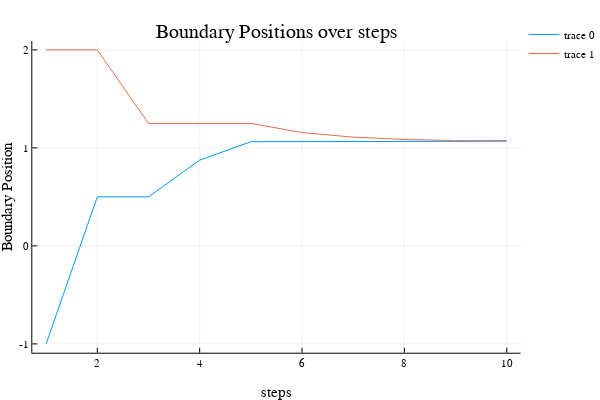

The notebook cell this image was saved under:
### Code cell
plot(transpose(endpoints_M_f),label=["Right Boundary","Left Boundary"])
plot!(title="Boundary Positions over steps"
    ,xlabel="steps",ylabel="Boundary Position")

### Figure 1 — Plotly figure (JSON) as saved in the notebook; plotly's stock layout.template omitted (floating-point values rounded to 4 significant figures)
{"data": [{"colorbar": {"title": ""}, "hoverinfo": "text", "legendgroup": ["Right Boundary", "Left Boundary"], "line": {"color": "rgba(0, 154, 250, 1.000)", "dash": "solid", "shape": "linear", "width": 1}, "mode": "lines", "name": ["Right Boundary", "Left Boundary"], "showlegend": true, "text": [null, null, null, null, null, null, null, null, null, null], "type": "scatter", "x": [1, 2, 3, 4, 5, 6, 7, 8, 9, 10], "xaxis": "x1", "y": [-1, 0.5, 0.5, 0.875, 1.062, 1.062, 1.062, 1.062, 1.062, 1.068], "yaxis": "y1", "zmax": null, "zmin": null}, {"colorbar": {"title": ""}, "hoverinfo": "text", "legendgroup": ["Right Boundary", "Left Boundary"], "line": {"color": "rgba(227, 111, 71, 1.000)", "dash": "solid", "shape": "linear", "width": 1}, "mode": "lines", "name": ["Right Boundary", "Left Boundary"], "showlegend": true, "text": [null, null, null, null, null, null, null, null, null, null], "type": "scatter", "x": [1, 2, 3, 4, 5, 6, 7, 8, 9, 10], "xaxis": "x1", "y": [2, 2, 1.25, 1.25, 1.25, 1.156, 1.109, 1.086, 1.074, 1.074], "yaxis": "y1", "zmax": null, "zmin": null}], "layout": {"annotations": [{"font": {"color": "rgba(0, 0, 0, 1.000)", "family": "sans-serif", "size": 20}, "rotation": 0, "showarrow": false, "text": "Boundary Positions over steps", "x": 0.5275, "xanchor": "center", "xref": "paper", "y": 1, "yanchor": "top", "yref": "paper"}], "height": 400, "legend": {"bgcolor": "rgba(255, 255, 255, 1.000)", "bordercolor": "rgba(0, 0, 0, 1.000)", "font": {"color": "rgba(0, 0, 0, 1.000)", "family": "sans-serif", "size": 11}, "tracegroupgap": 0, "x": 1, "y": 1}, "margin": {"b": 20, "l": 0, "r": 0, "t": 20}, "paper_bgcolor": "rgba(255, 255, 255, 1.000)", "plot_bgcolor": "rgba(255, 255, 255, 1.000)", "showlegend": true, "width": 600, "xaxis": {"anchor": "y1", "domain": [0.06165, 0.9934], "gridcolor": "rgba(0, 0, 0, 0.100)", "gridwidth": 0.5, "linecolor": "rgba(0, 0, 0, 1.000)", "mirror": false, "range": [0.73, 10.27], "showgrid": true, "showline": true, "showticklabels": true, "tickangle": 0, "tickcolor": "rgb(0, 0, 0)", "tickfont": {"color": "rgba(0, 0, 0, 1.000)", "family": "sans-serif", "size": 11}, "tickmode": "array", "ticks": "inside", "ticktext": ["2", "4", "6", "8", "10"], "tickvals": [2, 4, 6, 8, 10], "title": "steps", "titlefont": {"color": "rgba(0, 0, 0, 1.000)", "family": "sans-serif", "size": 15}, "type": "-", "visible": true, "zeroline": false, "zerolinecolor": "rgba(0, 0, 0, 1.000)"}, "yaxis": {"anchor": "x1", "domain": [0.07581, 0.9415], "gridcolor": "rgba(0, 0, 0, 0.100)", "gridwidth": 0.5, "linecolor": "rgba(0, 0, 0, 1.000)", "mirror": false, "range": [-1.09, 2.09], "showgrid": true, "showline": true, "showticklabels": true, "tickangle": 0, "tickcolor": "rgb(0, 0, 0)", "tickfont": {"color": "rgba(0, 0, 0, 1.000)", "family": "sans-serif", "size": 11}, "tickmode": "array", "ticks": "inside", "ticktext": ["-1", "0", "1", "2"], "tickvals": [-1, 0, 1, 2], "title": "Boundary Position", "titlefont": {"color": "rgba(0, 0, 0, 1.000)", "family": "sans-serif", "size": 15}, "type": "-", "visible": true, "zeroline": false, "zerolinecolor": "rgba(0, 0, 0, 1.000)"}}}
